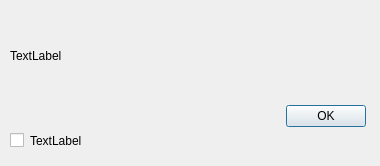
<?xml version="1.0" encoding="UTF-8"?>
<ui version="4.0">
 <class>CQDlgMessageAndCheckbox</class>
 <widget class="QDialog" name="CQDlgMessageAndCheckbox">
  <property name="geometry">
   <rect>
    <x>0</x>
    <y>0</y>
    <width>380</width>
    <height>166</height>
   </rect>
  </property>
  <property name="windowTitle">
   <string>Dialog</string>
  </property>
  <property name="locale">
   <locale language="English" country="UnitedStates"/>
  </property>
  <widget class="QLabel" name="qqText">
   <property name="geometry">
    <rect>
     <x>10</x>
     <y>10</y>
     <width>361</width>
     <height>91</height>
    </rect>
   </property>
   <property name="text">
    <string>TextLabel</string>
   </property>
   <property name="wordWrap">
    <bool>true</bool>
   </property>
  </widget>
  <widget class="QCheckBox" name="qqCheckbox">
   <property name="geometry">
    <rect>
     <x>10</x>
     <y>125</y>
     <width>21</width>
     <height>31</height>
    </rect>
   </property>
   <property name="focusPolicy">
    <enum>Qt::StrongFocus</enum>
   </property>
   <property name="text">
    <string/>
   </property>
  </widget>
  <widget class="QDialogButtonBox" name="qqOk">
   <property name="geometry">
    <rect>
     <x>15</x>
     <y>100</y>
     <width>351</width>
     <height>32</height>
    </rect>
   </property>
   <property name="standardButtons">
    <set>QDialogButtonBox::Ok</set>
   </property>
  </widget>
  <widget class="QLabel" name="qqCheckboxText">
   <property name="geometry">
    <rect>
     <x>30</x>
     <y>125</y>
     <width>341</width>
     <height>31</height>
    </rect>
   </property>
   <property name="text">
    <string>TextLabel</string>
   </property>
   <property name="wordWrap">
    <bool>true</bool>
   </property>
  </widget>
 </widget>
 <tabstops>
  <tabstop>qqOk</tabstop>
  <tabstop>qqCheckbox</tabstop>
 </tabstops>
 <resources/>
 <connections/>
</ui>
